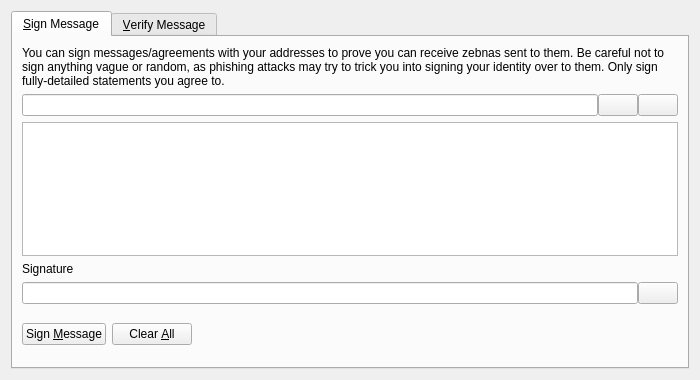
<?xml version="1.0" encoding="UTF-8"?>
<ui version="4.0">
 <class>SignVerifyMessageDialog</class>
 <widget class="QDialog" name="SignVerifyMessageDialog">
  <property name="geometry">
   <rect>
    <x>0</x>
    <y>0</y>
    <width>700</width>
    <height>380</height>
   </rect>
  </property>
  <property name="windowTitle">
   <string>Signatures - Sign / Verify a Message</string>
  </property>
  <property name="modal">
   <bool>true</bool>
  </property>
  <layout class="QVBoxLayout" name="verticalLayout">
   <item>
    <widget class="QTabWidget" name="tabWidget">
     <property name="currentIndex">
      <number>0</number>
     </property>
     <widget class="QWidget" name="tabSignMessage">
      <attribute name="title">
       <string>&amp;Sign Message</string>
      </attribute>
      <layout class="QVBoxLayout" name="verticalLayout_SM">
       <item>
        <widget class="QLabel" name="infoLabel_SM">
         <property name="text">
          <string>You can sign messages/agreements with your addresses to prove you can receive zebnas sent to them. Be careful not to sign anything vague or random, as phishing attacks may try to trick you into signing your identity over to them. Only sign fully-detailed statements you agree to.</string>
         </property>
         <property name="textFormat">
          <enum>Qt::PlainText</enum>
         </property>
         <property name="wordWrap">
          <bool>true</bool>
         </property>
        </widget>
       </item>
       <item>
        <layout class="QHBoxLayout" name="horizontalLayout_1_SM">
         <property name="spacing">
          <number>0</number>
         </property>
         <item>
          <widget class="QValidatedLineEdit" name="addressIn_SM">
           <property name="toolTip">
            <string>The Zebna address to sign the message with</string>
           </property>
          </widget>
         </item>
         <item>
          <widget class="QPushButton" name="addressBookButton_SM">
           <property name="toolTip">
            <string>Choose previously used address</string>
           </property>
           <property name="text">
            <string/>
           </property>
           <property name="icon">
            <iconset resource="../zebna.qrc">
             <normaloff>:/icons/address-book</normaloff>:/icons/address-book</iconset>
           </property>
           <property name="shortcut">
            <string>Alt+A</string>
           </property>
           <property name="autoDefault">
            <bool>false</bool>
           </property>
          </widget>
         </item>
         <item>
          <widget class="QPushButton" name="pasteButton_SM">
           <property name="toolTip">
            <string>Paste address from clipboard</string>
           </property>
           <property name="text">
            <string/>
           </property>
           <property name="icon">
            <iconset resource="../zebna.qrc">
             <normaloff>:/icons/editpaste</normaloff>:/icons/editpaste</iconset>
           </property>
           <property name="shortcut">
            <string>Alt+P</string>
           </property>
           <property name="autoDefault">
            <bool>false</bool>
           </property>
          </widget>
         </item>
        </layout>
       </item>
       <item>
        <widget class="QPlainTextEdit" name="messageIn_SM">
         <property name="toolTip">
          <string>Enter the message you want to sign here</string>
         </property>
        </widget>
       </item>
       <item>
        <widget class="QLabel" name="signatureLabel_SM">
         <property name="text">
          <string>Signature</string>
         </property>
         <property name="textFormat">
          <enum>Qt::PlainText</enum>
         </property>
        </widget>
       </item>
       <item>
        <layout class="QHBoxLayout" name="horizontalLayout_2_SM">
         <property name="spacing">
          <number>0</number>
         </property>
         <item>
          <widget class="QLineEdit" name="signatureOut_SM">
           <property name="font">
            <font>
             <italic>true</italic>
            </font>
           </property>
           <property name="readOnly">
            <bool>true</bool>
           </property>
          </widget>
         </item>
         <item>
          <widget class="QPushButton" name="copySignatureButton_SM">
           <property name="toolTip">
            <string>Copy the current signature to the system clipboard</string>
           </property>
           <property name="text">
            <string/>
           </property>
           <property name="icon">
            <iconset resource="../zebna.qrc">
             <normaloff>:/icons/editcopy</normaloff>:/icons/editcopy</iconset>
           </property>
           <property name="autoDefault">
            <bool>false</bool>
           </property>
          </widget>
         </item>
        </layout>
       </item>
       <item>
        <layout class="QHBoxLayout" name="horizontalLayout_3_SM">
         <item>
          <widget class="QPushButton" name="signMessageButton_SM">
           <property name="toolTip">
            <string>Sign the message to prove you own this Zebna address</string>
           </property>
           <property name="text">
            <string>Sign &amp;Message</string>
           </property>
           <property name="icon">
            <iconset resource="../zebna.qrc">
             <normaloff>:/icons/edit</normaloff>:/icons/edit</iconset>
           </property>
           <property name="autoDefault">
            <bool>false</bool>
           </property>
          </widget>
         </item>
         <item>
          <widget class="QPushButton" name="clearButton_SM">
           <property name="toolTip">
            <string>Reset all sign message fields</string>
           </property>
           <property name="text">
            <string>Clear &amp;All</string>
           </property>
           <property name="icon">
            <iconset resource="../zebna.qrc">
             <normaloff>:/icons/remove</normaloff>:/icons/remove</iconset>
           </property>
           <property name="autoDefault">
            <bool>false</bool>
           </property>
          </widget>
         </item>
         <item>
          <spacer name="horizontalSpacer_1_SM">
           <property name="orientation">
            <enum>Qt::Horizontal</enum>
           </property>
           <property name="sizeHint" stdset="0">
            <size>
             <width>40</width>
             <height>48</height>
            </size>
           </property>
          </spacer>
         </item>
         <item>
          <widget class="QLabel" name="statusLabel_SM">
           <property name="font">
            <font>
             <weight>75</weight>
             <bold>true</bold>
            </font>
           </property>
           <property name="text">
            <string/>
           </property>
           <property name="wordWrap">
            <bool>true</bool>
           </property>
          </widget>
         </item>
         <item>
          <spacer name="horizontalSpacer_2_SM">
           <property name="orientation">
            <enum>Qt::Horizontal</enum>
           </property>
           <property name="sizeHint" stdset="0">
            <size>
             <width>40</width>
             <height>48</height>
            </size>
           </property>
          </spacer>
         </item>
        </layout>
       </item>
      </layout>
     </widget>
     <widget class="QWidget" name="tabVerifyMessage">
      <attribute name="title">
       <string>&amp;Verify Message</string>
      </attribute>
      <layout class="QVBoxLayout" name="verticalLayout_VM">
       <item>
        <widget class="QLabel" name="infoLabel_VM">
         <property name="text">
          <string>Enter the receiver's address, message (ensure you copy line breaks, spaces, tabs, etc. exactly) and signature below to verify the message. Be careful not to read more into the signature than what is in the signed message itself, to avoid being tricked by a man-in-the-middle attack. Note that this only proves the signing party receives with the address, it cannot prove sendership of any transaction!</string>
         </property>
         <property name="textFormat">
          <enum>Qt::PlainText</enum>
         </property>
         <property name="alignment">
          <set>Qt::AlignLeading|Qt::AlignLeft|Qt::AlignTop</set>
         </property>
         <property name="wordWrap">
          <bool>true</bool>
         </property>
        </widget>
       </item>
       <item>
        <layout class="QHBoxLayout" name="horizontalLayout_1_VM">
         <property name="spacing">
          <number>0</number>
         </property>
         <item>
          <widget class="QValidatedLineEdit" name="addressIn_VM">
           <property name="toolTip">
            <string>The Zebna address the message was signed with</string>
           </property>
          </widget>
         </item>
         <item>
          <widget class="QPushButton" name="addressBookButton_VM">
           <property name="toolTip">
            <string>Choose previously used address</string>
           </property>
           <property name="text">
            <string/>
           </property>
           <property name="icon">
            <iconset resource="../zebna.qrc">
             <normaloff>:/icons/address-book</normaloff>:/icons/address-book</iconset>
           </property>
           <property name="shortcut">
            <string>Alt+A</string>
           </property>
           <property name="autoDefault">
            <bool>false</bool>
           </property>
          </widget>
         </item>
        </layout>
       </item>
       <item>
        <widget class="QPlainTextEdit" name="messageIn_VM"/>
       </item>
       <item>
        <widget class="QValidatedLineEdit" name="signatureIn_VM"/>
       </item>
       <item>
        <layout class="QHBoxLayout" name="horizontalLayout_2_VM">
         <item>
          <widget class="QPushButton" name="verifyMessageButton_VM">
           <property name="toolTip">
            <string>Verify the message to ensure it was signed with the specified Zebna address</string>
           </property>
           <property name="text">
            <string>Verify &amp;Message</string>
           </property>
           <property name="icon">
            <iconset resource="../zebna.qrc">
             <normaloff>:/icons/transaction_0</normaloff>:/icons/transaction_0</iconset>
           </property>
           <property name="autoDefault">
            <bool>false</bool>
           </property>
          </widget>
         </item>
         <item>
          <widget class="QPushButton" name="clearButton_VM">
           <property name="toolTip">
            <string>Reset all verify message fields</string>
           </property>
           <property name="text">
            <string>Clear &amp;All</string>
           </property>
           <property name="icon">
            <iconset resource="../zebna.qrc">
             <normaloff>:/icons/remove</normaloff>:/icons/remove</iconset>
           </property>
           <property name="autoDefault">
            <bool>false</bool>
           </property>
          </widget>
         </item>
         <item>
          <spacer name="horizontalSpacer_1_VM">
           <property name="orientation">
            <enum>Qt::Horizontal</enum>
           </property>
           <property name="sizeHint" stdset="0">
            <size>
             <width>40</width>
             <height>48</height>
            </size>
           </property>
          </spacer>
         </item>
         <item>
          <widget class="QLabel" name="statusLabel_VM">
           <property name="font">
            <font>
             <weight>75</weight>
             <bold>true</bold>
            </font>
           </property>
           <property name="text">
            <string/>
           </property>
           <property name="wordWrap">
            <bool>true</bool>
           </property>
          </widget>
         </item>
         <item>
          <spacer name="horizontalSpacer_2_VM">
           <property name="orientation">
            <enum>Qt::Horizontal</enum>
           </property>
           <property name="sizeHint" stdset="0">
            <size>
             <width>40</width>
             <height>48</height>
            </size>
           </property>
          </spacer>
         </item>
        </layout>
       </item>
      </layout>
     </widget>
    </widget>
   </item>
  </layout>
 </widget>
 <customwidgets>
  <customwidget>
   <class>QValidatedLineEdit</class>
   <extends>QLineEdit</extends>
   <header>qt/qvalidatedlineedit.h</header>
  </customwidget>
 </customwidgets>
 <resources>
  <include location="../zebna.qrc"/>
 </resources>
 <connections/>
</ui>
